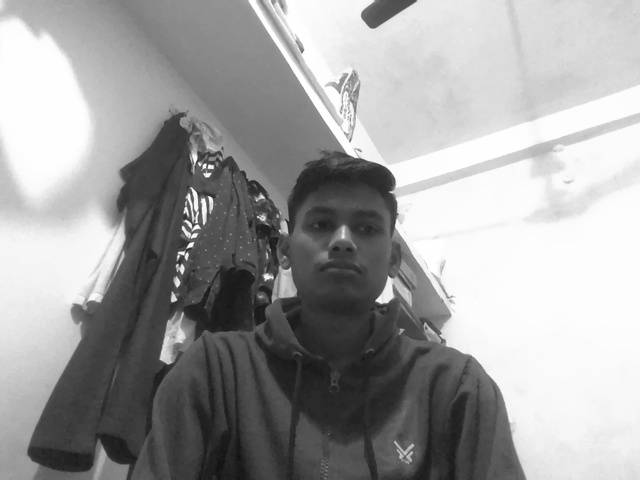
#> input picture TrainingImage/ Ajay Singh.12.1.jpg, 640 x 480 px, given in place of the camera
$ jupyter execute selfie_face_detection_hyperparameters.ipynb   (shell and % lines are left out)   (text cells are left out)
#> lines starting #> are read from the running program, lines starting #| are printed output that depends on the picture; after the words box and inside, x2 and y2 are one past the last pixel; in counts of white or black regions, pixels touching at a corner belong together
[cell 1]
# Importing the necessary libraries
import cv2
import os

[cell 2]
# Create a directory to save the images if it doesn't already exist
if not os.path.exists("Selfie_Images"):
    os.mkdir("Selfie_Images")

[cell 3]
# Initialize the webcam (0 means the default camera)
camera = cv2.VideoCapture(0)

[cell 4]
# Load the face detection model
face_cascade = cv2.CascadeClassifier(cv2.data.haarcascades + 'haarcascade_frontalface_default.xml')

[cell 5]
# Counter to keep track of the number of selfies taken
selfie_count = 0

while selfie_count < 5:
    # Capture a frame from the webcam
    ret, frame = camera.read()
#> frame is the input picture: shape (480, 640, 3); min 13, max 255, mean 159.7
    if not ret:
        break

    # Convert the frame to grayscale (required by the face detection model)
    gray_frame = cv2.cvtColor(frame, cv2.COLOR_BGR2GRAY)

    # Detect faces in the frame
    faces = face_cascade.detectMultiScale(gray_frame, scaleFactor=1.1, minNeighbors=5, minSize=(30, 30))
#> faces = [[282, 176, 123, 123]]

    # Draw rectangles around the detected faces and save each face
    for i, (x, y, w, h) in enumerate(faces):
        # Crop the face from the frame
        face = frame[y:y+h, x:x+w]
        # Create a separate folder for each face if multiple faces are detected
        face_folder = f"Selfie_Images/Face_{i+1}"
        if not os.path.exists(face_folder):
            os.mkdir(face_folder)
        # Save the cropped face image
        face_image_path = os.path.join(face_folder, f"selfie_{selfie_count+1}.jpg")
        cv2.imwrite(face_image_path, face)
#> this loop made 1 pass
#> pass 1, `face = frame[y:y+h, x:x+w]`:
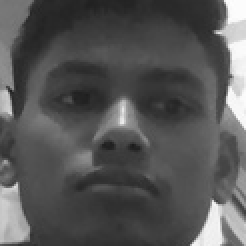
#> face: shape (123, 123, 3) (shown 2 times larger); min 28, max 254, mean 85.7

    # Show the frame with rectangles around faces
    cv2.imshow("Webcam - Press 'q' to Quit", frame)

    # Wait for a key press or a delay to take the next selfie
    key = cv2.waitKey(1000)  # Wait 1 second before taking next selfie
#> (key q is pressed here)
    selfie_count += 1

    # If 'q' is pressed, exit early
    if key == ord('q'):
        break

[cell 6]
# Release the camera and close all windows
camera.release()
cv2.destroyAllWindows()

[cell 7]
# Edge Detection
edge_image = cv2.Canny(frame, 100, 200)
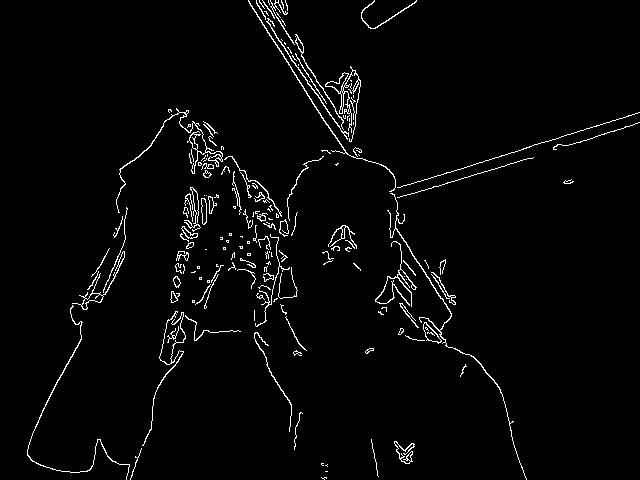
#> edge_image: shape (480, 640); 2.7% white in thin lines or dots

# Display original vs edge detected image
cv2.imshow("Original Image", frame)
cv2.imshow("Edge Detected Image", edge_image)
cv2.waitKey(0)
cv2.destroyAllWindows()

[cell 8]
# Image Sharpening
import numpy as np
kernel = np.array([[0, -1, 0], [-1, 5, -1], [0, -1, 0]])
sharpened_image = cv2.filter2D(frame, -1, kernel)

# Display original vs sharpened image
cv2.imshow("Original Image", frame)
cv2.imshow("Sharpened Image", sharpened_image)
cv2.waitKey(0)
cv2.destroyAllWindows()

[cell 9]
# Image Sharpening
import numpy as np
kernel = np.array([[0, -1, 0], [-1, 5, -1], [0, -1, 0]])
sharpened_image = cv2.filter2D(frame, -1, kernel)

# Display original vs sharpened image
cv2.imshow("Original Image", frame)
cv2.imshow("Sharpened Image", sharpened_image)
cv2.waitKey(0)
cv2.destroyAllWindows()

[cell 10]
# Blur Image
blurred_image = cv2.GaussianBlur(frame, (5, 5), 0)

# Display original vs blurred image
cv2.imshow("Original Image", frame)
cv2.imshow("Blurred Image", blurred_image)
cv2.waitKey(0)
cv2.destroyAllWindows()

[cell 11]
# Image Resize
resized_image = cv2.resize(frame, None, fx=0.5, fy=0.5)

# Display original vs resized image
cv2.imshow("Original Image", frame)
cv2.imshow("Resized Image", resized_image)
cv2.waitKey(0)
cv2.destroyAllWindows()

[cell 12]
# Image Rotation
(h, w) = frame.shape[:2]
#> h = 480; w = 640
center = (w // 2, h // 2)
#> center = (320, 240)
rotation_matrix = cv2.getRotationMatrix2D(center, 45, 1.0)
#> rotation_matrix = [[0.707, 0.707, -75.98], [-0.707, 0.707, 296.6]]
rotated_image = cv2.warpAffine(frame, rotation_matrix, (w, h))
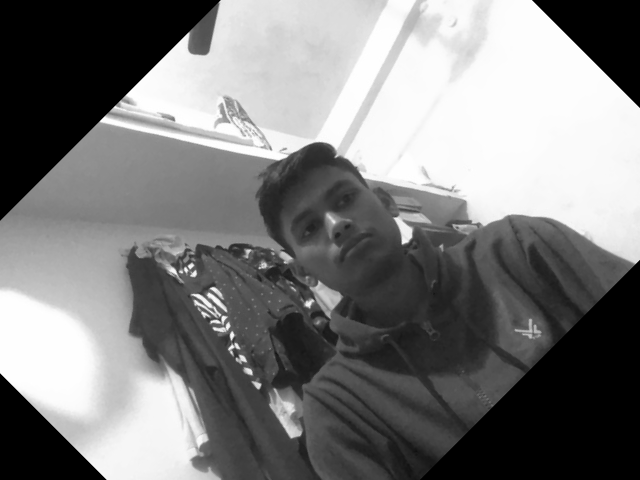
#> rotated_image: shape (480, 640, 3); min 0, max 255, mean 123.9

# Display original vs rotated image
cv2.imshow("Original Image", frame)
cv2.imshow("Rotated Image", rotated_image)
cv2.waitKey(0)
cv2.destroyAllWindows()

[cell 13]
# Image Augmentation
flipped_image = cv2.flip(frame, 1)  # Horizontal flip
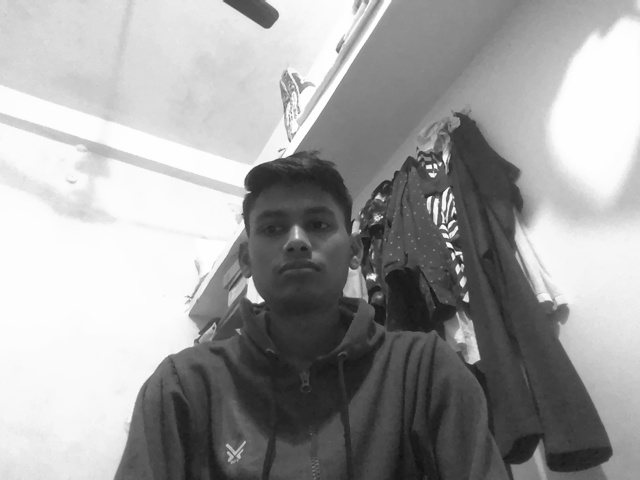
#> flipped_image: shape (480, 640, 3); min 13, max 255, mean 159.7
(h, w) = flipped_image.shape[:2]
rotation_matrix = cv2.getRotationMatrix2D((w // 2, h // 2), -30, 1.0)
#> rotation_matrix = [[0.866, -0.5, 162.9], [0.5, 0.866, -127.8]]
augmented_image = cv2.warpAffine(flipped_image, rotation_matrix, (w, h))
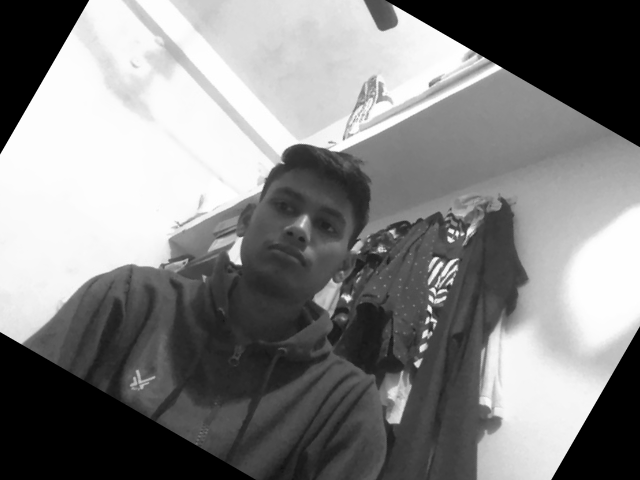
#> augmented_image: shape (480, 640, 3); min 0, max 255, mean 129.6
resized_augmented = cv2.resize(augmented_image, (200, 200))
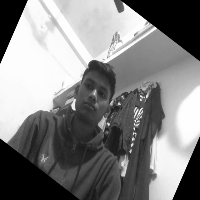
#> resized_augmented: shape (200, 200, 3); min 0, max 255, mean 129.5

# Display original vs augmented image
cv2.imshow("Original Image", frame)
cv2.imshow("Augmented Image", resized_augmented)
cv2.waitKey(0)
cv2.destroyAllWindows()

[cell 14]
# Image Cropping
cropped_image = frame[50:200, 100:300]
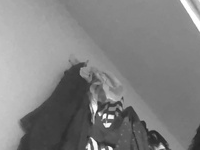
#> cropped_image: shape (150, 200, 3); min 36, max 255, mean 129.4

# Display original vs cropped image
cv2.imshow("Original Image", frame)
cv2.imshow("Cropped Image", cropped_image)
cv2.waitKey(0)
cv2.destroyAllWindows()

[cell 15]
# Convert Image to Black & White
bw_image = cv2.cvtColor(frame, cv2.COLOR_BGR2GRAY)

# Create a Negative of the Image
negative_image = 255 - frame
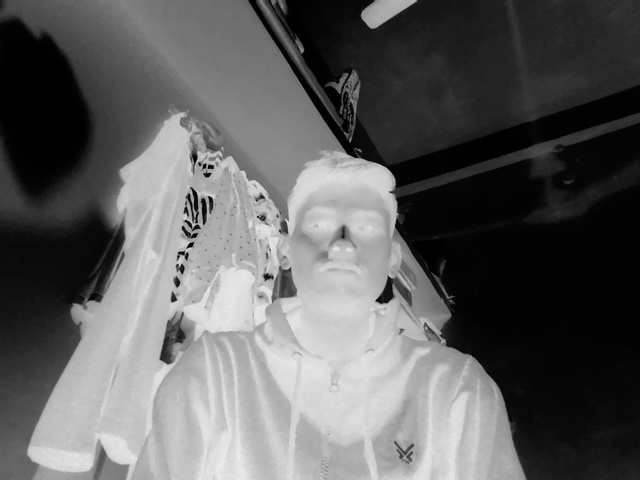
#> negative_image: shape (480, 640, 3); min 0, max 242, mean 95.3

# Display original vs black & white vs negative image
cv2.imshow("Original Image", frame)
cv2.imshow("Black & White Image", bw_image)
cv2.imshow("Negative Image", negative_image)
cv2.waitKey(0)
cv2.destroyAllWindows()

[cell 16]
# Face Detection
faces = face_cascade.detectMultiScale(gray_frame, scaleFactor=1.1, minNeighbors=5, minSize=(30, 30))
for (x, y, w, h) in faces:
    cv2.rectangle(frame, (x, y), (x+w, y+h), (255, 0, 0), 2)
#> this loop made 1 pass
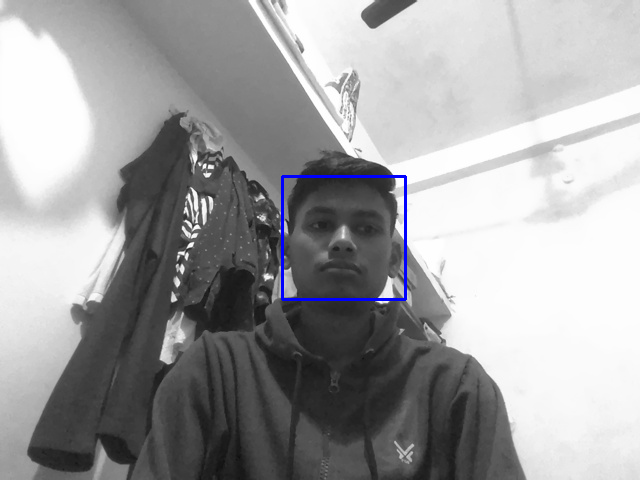
#> frame: shape (480, 640, 3); 0.48% of pixels changed, all inside (x1, y1, x2, y2) = (281, 175, 407, 301)

# Display original vs face detected image
cv2.imshow("Original Image", gray_frame)
cv2.imshow("Face Detected Image", frame)
cv2.waitKey(0)
cv2.destroyAllWindows()

[cell 17]
# Identifying Facial Features
eye_cascade = cv2.CascadeClassifier(cv2.data.haarcascades + 'haarcascade_eye.xml')
eyes = eye_cascade.detectMultiScale(gray_frame, 1.1, 10)
#> eyes = [[308, 213, 24, 24], [354, 216, 27, 27]]
for (ex, ey, ew, eh) in eyes:
    cv2.rectangle(frame, (ex, ey), (ex+ew, ey+eh), (0, 255, 0), 2)
#> this loop made 2 passes
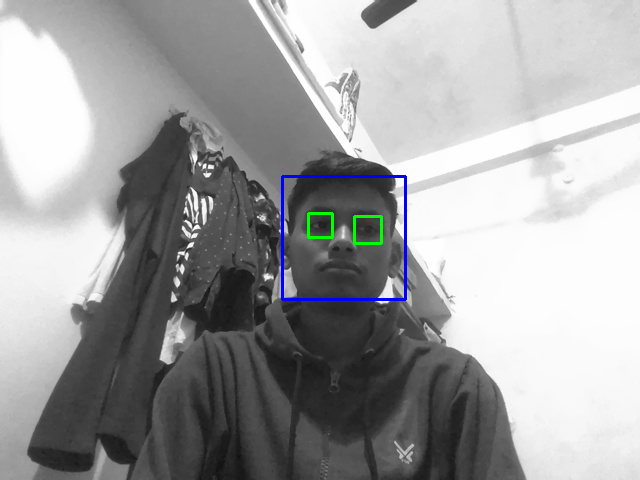
#> frame: shape (480, 640, 3); 0.2% of pixels changed, all inside (x1, y1, x2, y2) = (307, 212, 383, 245)

# Display original vs eyes detected image
cv2.imshow("Original Image", gray_frame)
cv2.imshow("Eyes Detected Image", frame)
cv2.waitKey(0)
cv2.destroyAllWindows()
